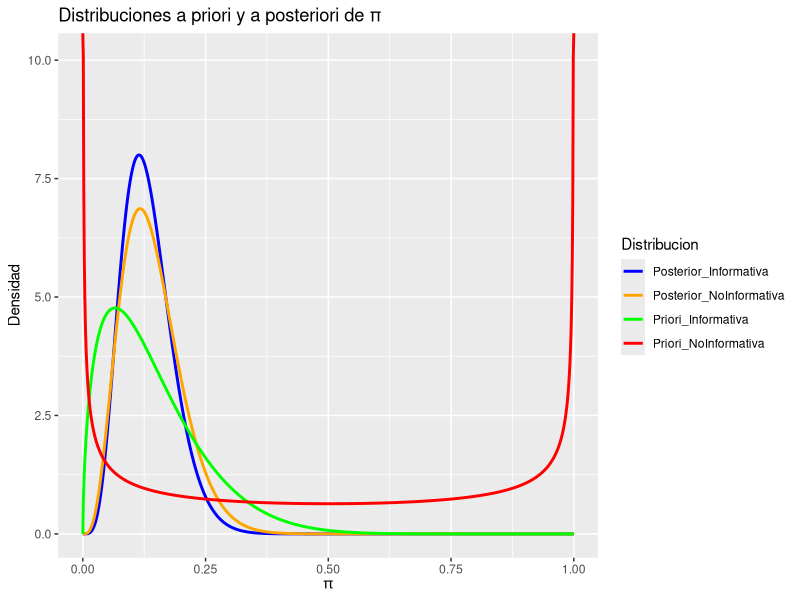

Here is the R script that generated this plot: (Note: this script raises an error after producing the figure.)
## ---- chunk 1
# Librerías
library(ggplot2)
library(tidyr)

# Valores de pi
pi_vals <- seq(0, 1, length.out = 1000)

# Parámetros de las distribuciones
# Priori informativa
a1 <- 1.6064
b1 <- 9.6385

# Priori no informativa (Jeffreys)
a2 <- 0.5
b2 <- 0.5

# Posterior informativa
r <- 4
n <- 31
posterior_a1 <- r + a1
posterior_b1 <- n - r + b1

# Posterior no informativa
posterior_a2 <- r + a2
posterior_b2 <- n - r + b2

# Calcular densidades
densities <- data.frame(
  pi = pi_vals,
  Priori_Informativa = dbeta(pi_vals, a1, b1),
  Priori_NoInformativa = dbeta(pi_vals, a2, b2),
  Posterior_Informativa = dbeta(pi_vals, posterior_a1, posterior_b1),
  Posterior_NoInformativa = dbeta(pi_vals, posterior_a2, posterior_b2)
)


densities_long <- densities %>%
  pivot_longer(cols = -pi, names_to = "Distribucion", values_to = "Densidad")

# Graficar
ggplot(densities_long, aes(x = pi, y = Densidad, color = Distribucion)) +
  geom_line(size = 1) +
  labs(title = "Distribuciones a priori y a posteriori de π",
       x = expression(pi), y = "Densidad") +
  scale_color_manual(values = c("blue", "orange", "green", "red"))

## ---- chunk 2
pbbinom(2,10,7/2,29/2)
## ---- chunk 3
pbbinom(2,10,51.5,297.5)
## ---- chunk 4
#library(extraDistr)
#probs<- dbbinom(0:6, size=6, alpha = 8.4375, beta = 21.3125)
#plot(0:6,probs,type="h",
#ylab= "P(Predicción=x)", xlab = "x: número de personas con COVID",
#main= "Distribución predictiva a priori", ylim=c(0,0.8))
#points(0:6,probs, pch=19)
## ---- chunk 5
# Valores de pi
pi_vals <- seq(0, 1, length.out = 1000)

# Parámetros de las distribuciones
# Priori informativa
a <- 12
b <- 12

# Posterior informativa
xi <- c(3,4,2,3,3,2,1,5,8,2)
n <- 10
posterior_a <- n+a
posterior_b <- sum(xi) - n +b

# Calcular densidades
densities <- data.frame(
  pi = pi_vals,
  Priori_Informativa = dbeta(pi_vals, a, b),
  Posterior_Informativa = dbeta(pi_vals, posterior_a, posterior_b)
)


densities_long <- densities %>%
  pivot_longer(cols = -pi, names_to = "Distribucion", values_to = "Densidad")

# Graficar
ggplot(densities_long, aes(x = pi, y = Densidad, color = Distribucion)) +
  geom_line(size = 1) +
  labs(title = "Distribuciones a priori y a posteriori de π",
       x = expression(pi), y = "Densidad") +
  scale_color_manual(values = c("blue", "orange"))

